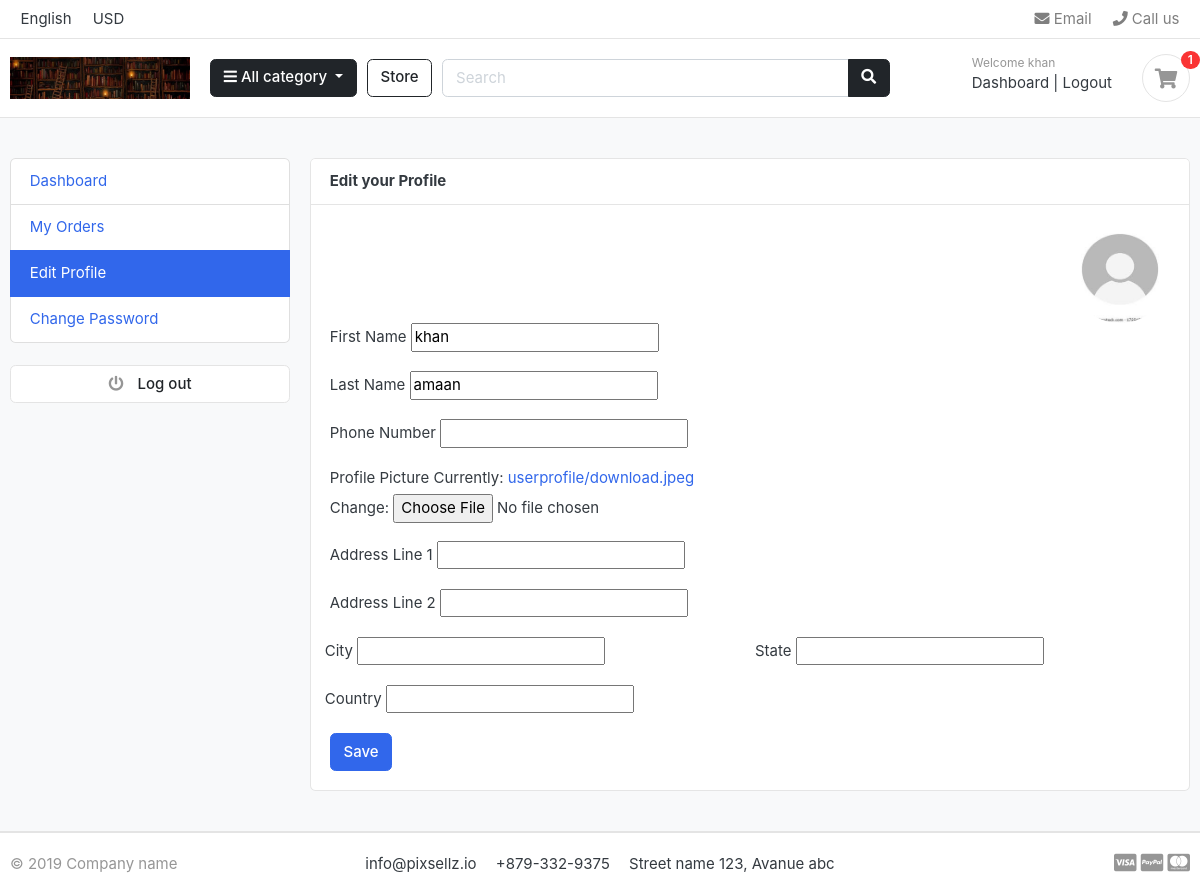
/accounts/edit_profile/ (signed in), run on the app's committed database.
### accounts/models.py (models this page shows, shortened)
class Account(AbstractUser):
    first_name = models.CharField(max_length=50)
    last_name = models.CharField(max_length=50)
    username = models.CharField(max_length=50, unique=True)
    email = models.EmailField(max_length=50, unique=True)
    phone_number = models.CharField(max_length=20)
    newsletter_subscription = models.BooleanField(default=False)
    date_joined = models.DateTimeField(auto_now_add=True)
    last_login = models.DateTimeField(auto_now_add=True)
    is_admin = models.BooleanField(default=False)
    is_active = models.BooleanField(default=True)
    is_staff = models.BooleanField(default=False)
    is_superuser = models.BooleanField(default=False)
    USERNAME_FIELD = 'email'
    REQUIRED_FIELDS = ['username', 'first_name', 'last_name']
    objects = MyAccountManager()

class UserProfile(models.Model):
    user = models.OneToOneField(Account, on_delete=models.CASCADE)
    address_line_1 = models.CharField(max_length=50, blank=True)
    address_line_2 = models.CharField(max_length=50, blank=True)
    city = models.CharField(max_length=50, blank=True)
    state = models.CharField(max_length=50, blank=True)
    country = models.CharField(max_length=50, blank=True)
    profile_picture= models.ImageField(upload_to='userprofile', default='userprofile/download.jpeg')

### accounts/views.py (the view)
# urls.py: path('edit_profile/', views.edit_profile, name='edit_profile'),
@login_required(login_url="user_login")
def edit_profile(request):
    userprofile = get_object_or_404(UserProfile, user=request.user)
    if request.method == "POST":
        user_form = UserForm(request.POST, instance=request.user)
        profile_form = UserProfileForm(
            request.POST,
            request.FILES,
            instance=userprofile,
        )
        if user_form.is_valid() and profile_form.is_valid():
            user_form.save()
            profile_form.save()
            messages.success(request, "Your profile has been updated")
            return redirect("edit_profile")
    else:
        user_form = UserForm(instance=request.user)
        profile_form = UserProfileForm(instance=userprofile)
    context = {
        "user_form": user_form,
        "profile_form": profile_form,
        "userprofile": userprofile,
    }
    return render(request, "accounts/edit_profile.html", context)

### accounts/forms.py
class UserForm(forms.ModelForm):
    class Meta:
        model=Account
        fields=['first_name','last_name','phone_number']

class UserProfileForm(forms.ModelForm):
    class Meta:
        model=UserProfile
        fields=['address_line_1','address_line_2','city','state','country','profile_picture']

### carts/context_processors.py (called while the page is built, shortened)
def counter(request):
    if 'carts/carts' in request.path or '' in request.path:
        try:
            cart_count = 0
            if request.user.is_authenticated:
                cart_items = CartItem.objects.filter(user=request.user)
            for cart_item in cart_items:
                cart_count += cart_item.quantity
            return {'cart_count': cart_count}
        except Cart.DoesNotExist:
            cart_count = 0
    else:
        return {}

### category/context_processors.py (called while the page is built)
def menu_links(request):
    links=Category.objects.all()
    return dict(multiple_links=links)

### category/models.py (called while the page is built)
    def get_url(self):
        return reverse('product_by_category',args=[self.slug])

### template/accounts/edit_profile.html (shortened to what this page needs)
{% extends 'base.html' %}
{% block content %}
<section class="section-conten padding-y bg">
    <div class="container">
        <div class="row">
            <aside class="col-md-3">
                {% include 'includes/dashboard_sidebar.html' %}
            </aside>
            <main class="col-md-9">
                <article class="card">
                    <header class="card-header">
                        <strong class="d-inline-block mr-3">Edit your Profile</strong>
                    </header>
                    <div class="card-body">
                        <div class="text-right">
                             <img src="{{userprofile.profile_picture.url}}" alt="Profile Picture" width="100" height="100" style="border-radius: 80%;">
                        </div>
                        <div class="row">
                            <div class="col-md-12">
                                 <form action="{% url 'edit_profile' %}" method="POST" enctype="multipart/form-data">
                                    <div class="form-row">
                                        <div class="form-group col-md-6">
                                            <label>First Name</label>
                                            {{user_form.first_name}}
                                        </div>
                                    </div>
                                    <div class="form-row">
                                        <div class="form-group col-md-6">
                                            <label>Last Name</label>
                                            {{user_form.last_name}}
                                        </div>
                                    </div>
                                    <div class="form-row">
                                        <div class="form-group col-md-6">
                                            <label>Phone Number</label>
                                            {{user_form.phone_number}}
                                        </div>
                                    </div>
                                    <div class="form-row">
                                        <div class="form-group col-md-6">
                                            <label>Profile Picture</label>
                                            {{profile_form.profile_picture}}
                                        </div>
                                    </div>
                                    <div class="form-row">
                                        <div class="form-group col-md-6">
                                            <label>Address Line 1</label>
                                            {{profile_form.address_line_1}}
                                        </div>
                                    </div>
                                    <div class="form-row">
                                        <div class="form-group col-md-6">
                                            <label>Address Line 2</label>
                                            {{profile_form.address_line_2}}
                                        </div>
                                        <div class="form-row">
                                            <div class="form-group col-md-6">
                                                <label>City</label>
                                                {{profile_form.city}}
                                            </div>
                                            <div class="form-group col-md-6">
                                                <label>State</label>
                                                {{profile_form.state}}
                                            </div>
                                            <div class="form-group col-md-6">
                                                <label>Country</label>
                                                {{profile_form.country}}
                                            </div>
                                        </div>
                                    </div>
                                    <input type="submit" value="Save" class="btn btn-primary">
                                 </form>
                            </div>
                        </div>
                    </div>
                </article>
            </main>
        </div>
    </div>
</section>
{% endblock %}

### template/includes/header.html (shortened to what this page needs)
{% load static %}
<header class="section-header">
    <nav class="navbar p-md-0 navbar-expand-sm navbar-light border-bottom">
        <div class="container">
            <div class="collapse navbar-collapse" id="navbarTop4">
                <ul class="navbar-nav mr-auto">
                    <li class="nav-item dropdown">
                        <a class="nav-link"> English </a>
                    </li>
                    <li class="nav-item dropdown">
                        <a class="nav-link"> USD </a>
                    </li>
                </ul>
                <ul class="navbar-nav">
                    <a id="emailLink" href="#" class="nav-link"></a>
                    <li><a href="tel:1234567890" class="nav-link" id="callUsLink"> <i class="fa fa-phone"></i> Call us </a></li>
                </ul>
            </div>
        </div>
    </nav>
    <section class="header-main border-bottom">
        <div class="container">
            <div class="row align-items-center">
                <div class="col-lg-2 col-md-3 col-6">
                    <a href="{% url 'home' %}" class="brand-wrap">
                        <img style="height: 100%; width: 100%; object-fit: cover;" class="logo"
                            src="{% static './images/m.jpg' %}">
                    </a>
                </div>
                <div class="col-lg col-sm col-md col-6 flex-grow-0">
                    <div class="category-wrap dropdown d-inline-block float-right">
                        <button type="button" class="btn btn-dark dropdown-toggle" data-toggle="dropdown">
                            <i class="fa fa-bars"></i> All category
                        </button>
                    </div>
                </div>
                <a href="{% url 'store' %}" class="btn btn-outline-dark">Store</a>
                <div class="col-lg  col-md-6 col-sm-12 col">
                    <form action="{% url 'search' %}" class="search" method="GET">
                        <div class="input-group w-100">
                            <input type="text" class="form-control" style="width:60%;" name="keyword"
                                placeholder="Search">
                            <div class="input-group-append">
                                <button class="btn btn-dark" type="submit">
                                    <i class="fa fa-search"></i>
                                </button>
                            </div>
                        </div>
                    </form>
                </div>
                <div class="col-lg-3 col-sm-6 col-8 order-2 order-lg-3">
                    <div class="d-flex justify-content-end mb-3 mb-lg-0">
                        <div class="widget-header">
                            <small class="title text-muted">Welcome {{user.first_name}}</small>
                            <div>
                                {% if request.user.is_authenticated %}
                                <a href="{% url 'dashboard' %}">Dashboard</a> <span class="dark-transp"> | </span>
                                <a href="{% url 'logout' %}"> Logout</a>
                                {% else %}
                                <a href="{% url 'user_login' %}">Sign in</a> <span class="dark-transp"> | </span>
                                <a href="{% url 'register' %}"> Register</a>
                                {% endif %}
                            </div>
                        </div>
                        <a href="{% url 'carts' %}" class="widget-header pl-3 ml-3">
                            <div class="icon icon-sm rounded-circle border"><i class="fa fa-shopping-cart"></i></div>
                            <span class="badge badge-pill badge-danger notify">{{cart_count}}</span>
                        </a>
                    </div>
                </div>
            </div>
        </div>
    </section>
</header>

### static/css/ui.css (style rules this page uses)
html { font-family: "Inter", sans-serif; font-size: 15px; }
.icon-xs, .icon-sm, .icon-md, .icon-lg { display: inline-block; text-align: center; flex-shrink: 0; flex-grow: 0; }
.icon-sm { width: 48px; height: 48px; line-height: 48px !important; font-size: 20px; }
.padding-y { padding-top: 40px; padding-bottom: 40px; }
article:after, .form-group:after { display: block; clear: both; content: ""; }
.bg { background-color: #f8f9fa; }
.header-main { position: relative; padding-top: 1rem; padding-bottom: 1rem; }
.brand-wrap .logo, .navbar-brand .logo { margin-right: 7px; max-height: 42px; display: inline-block; }
.widget-header { display: inline-block; vertical-align: middle; position: relative; }
.widget-header a { color: #343a40; }
.widget-header i { color: #969696; }
.widget-header .title { display: block; }
.widget-header .notify { position: absolute; top: -3px; right: -10px; }
.notify { position: absolute; top: -4px; right: -10px; display: inline-block; padding: 0.25em 0.6em; font-size: 12px; line-height: 1; text-align: center; border-radius: 3rem; color: #fff; background-color: #fa3434; }

### data on the page
Account: first_name "khan", last_name "amaan"
UserProfile: profile_picture (picture)

### other printed values
{{ cart_count }} "1"
